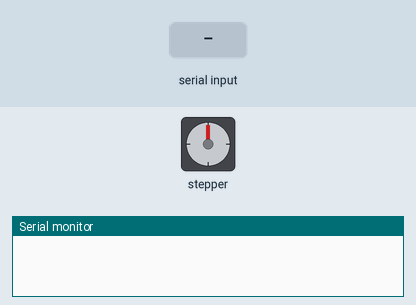
Simulated run of this sketch. Board: Arduino Uno, built with avr-gcc and run on an emulated ATmega328P. Shown: stepper motor, the last lines printed to the serial monitor. The inputs (shaded band) are chosen by the test bench. Stepper angles assume 100 steps per turn.

Above: at 1.2 s.
1.3 s: "90,45\n" received over Serial
At 2.0 s:
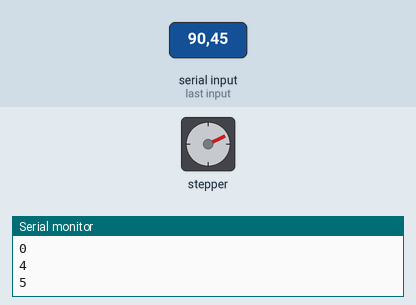
2.9 s: "30,150\n" received over Serial
At 3.4 s:
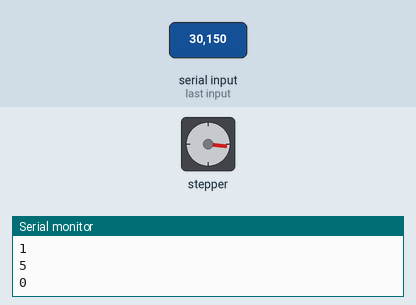
4.4 s: "200\n" received over Serial
At 5.2 s:
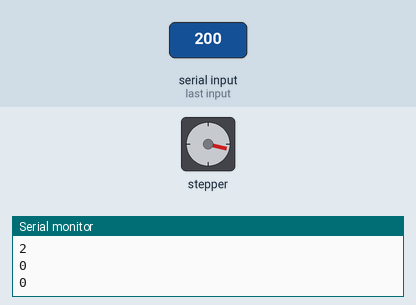
5.9 s: "5\n" received over Serial
At 7.1 s:
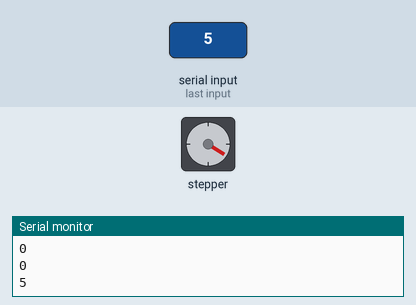
7.4 s: "90\n" received over Serial
At 7.8 s:
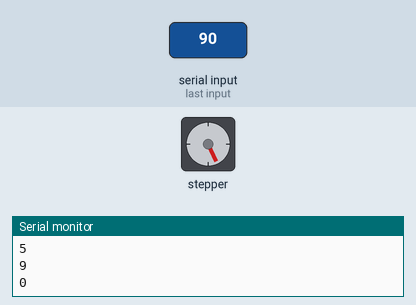
8.9 s: "90,45\n" received over Serial
At 10.2 s:
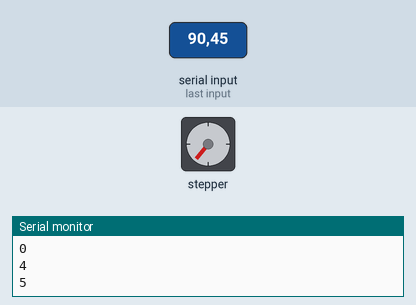
Timing chart, 0 to 11.5 s (numbered marks = the images above; inputs shaded):
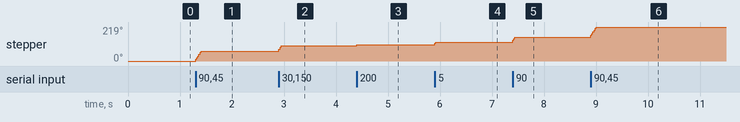

The sketch:

021_StepperMotor.ino
```cpp
#include <Stepper.h>

#define STEPS 100

Stepper stepper(STEPS, 8, 9, 10, 11);

int previous = 0;

void setup() {
  stepper.setSpeed(90);
  Serial.begin(9600);// connect to serial port, set baud rate at “9600”
}

void loop() {
//  int val = analogRead(0);
//  Serial.print(val);
//  Serial.print("; ");
//  Serial.println(val - previous);
//  stepper.step(val - previous);
//  previous = val;
  int val = Serial.read();// read serial port value
  if (val >= '0') {
    val=val-'0';
    Serial.println(val);
    stepper.step(val);
  }
}
```

Measured:
- after the input at 1.3 s, stepper: turns 64° clockwise in 0.11 s, starting at once
- after the input at 2.9 s, stepper: turns 33° clockwise, starting at once
- after the input at 5.9 s, stepper: goes 115° 0.02 s, then 122°, starting at once
- after the input at 7.4 s, stepper: turns 32° clockwise, starting at once
- after the input at 8.9 s, stepper: turns 65° clockwise in 0.11 s, starting at once
